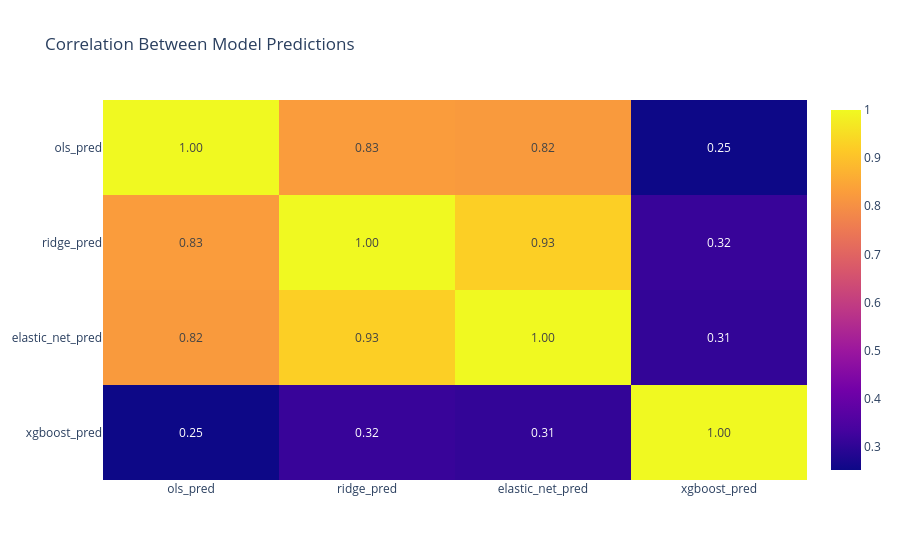

Notebook source saved alongside this figure:
### Code cell
fig = px.imshow(
    pred_corr,
    text_auto=".2f",
    aspect="auto",
    title=("Correlation Between Model Predictions"),
)

fig.show()

### Figure 1 — Plotly figure (JSON) as saved in the notebook; plotly's stock layout.template omitted (floating-point values rounded to 4 significant figures)
{"data": [{"coloraxis": "coloraxis", "hovertemplate": "x: %{x}<br>y: %{y}<br>color: %{z}<extra></extra>", "name": "0", "texttemplate": "%{z:.2f}", "type": "heatmap", "x": ["ols_pred", "ridge_pred", "elastic_net_pred", "xgboost_pred"], "xaxis": "x", "y": ["ols_pred", "ridge_pred", "elastic_net_pred", "xgboost_pred"], "yaxis": "y", "z": [[1.0, 0.8278, 0.8231, 0.2519], [0.8278, 1.0, 0.9256, 0.315], [0.8231, 0.9256, 1.0, 0.307], [0.2519, 0.315, 0.307, 1.0]]}], "layout": {"coloraxis": {"colorscale": [[0, "#0d0887"], [0.1111, "#46039f"], [0.2222, "#7201a8"], [0.3333, "#9c179e"], [0.4444, "#bd3786"], [0.5556, "#d8576b"], [0.6667, "#ed7953"], [0.7778, "#fb9f3a"], [0.8889, "#fdca26"], [1, "#f0f921"]]}, "title": {"text": "Correlation Between Model Predictions"}, "xaxis": {"anchor": "y", "domain": [0, 1]}, "yaxis": {"anchor": "x", "autorange": "reversed", "domain": [0, 1]}}}
